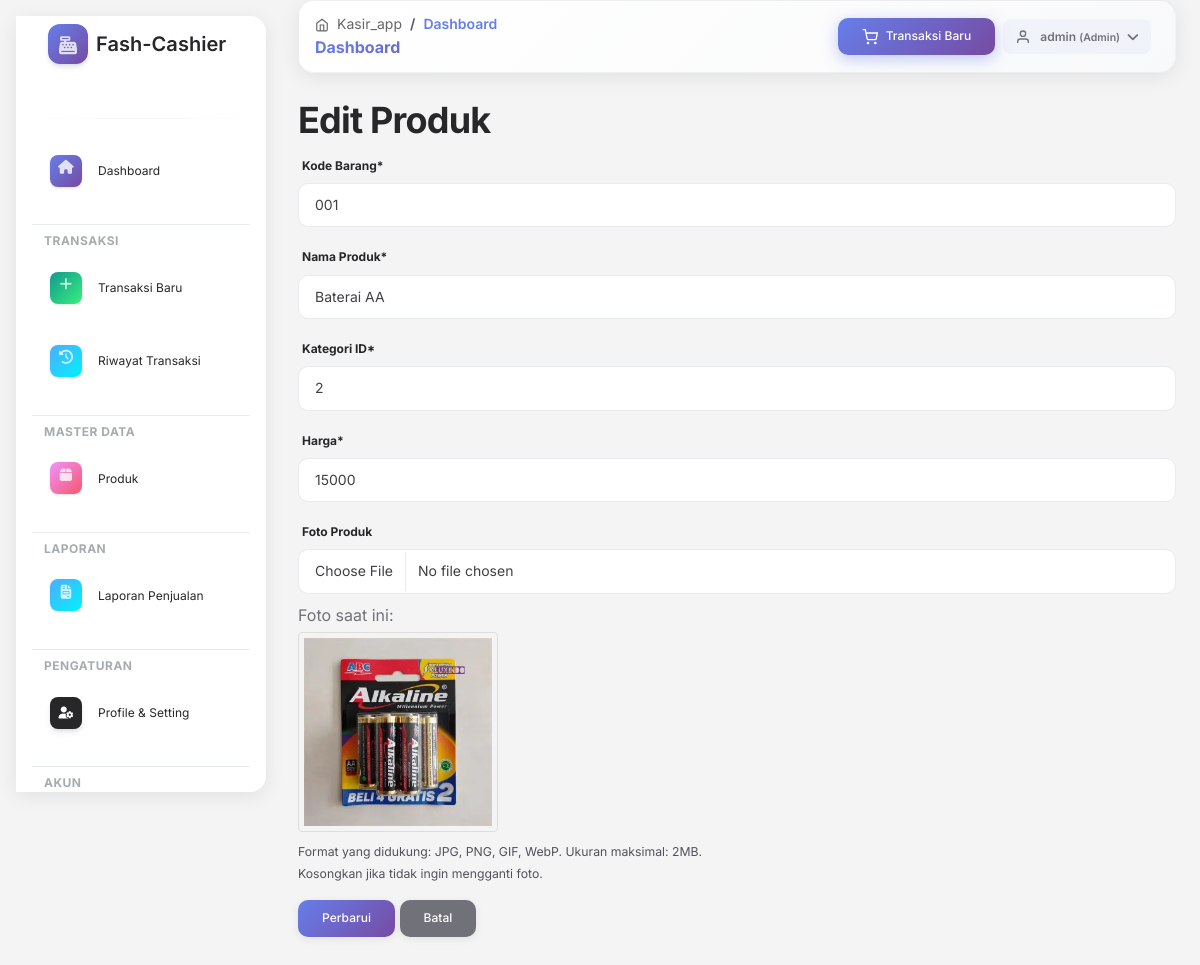
Screenshot of /produk/edit.php?id=16 (signed in) with the database file from the repository.
### tables this page shows
CREATE TABLE `produk` (
  `id` int(11) NOT NULL,
  `kode_barang` varchar(20) NOT NULL,
  `nama_produk` varchar(100) NOT NULL,
  `kategori_id` int(11) NOT NULL,
  `harga` int(11) NOT NULL,
  `foto` varchar(255) DEFAULT NULL
);

### produk/edit.php (the view, shortened to what this page needs)
<?php
require_once '../config/database.php';
$id = (int)($_GET['id'] ?? 0);
$stmt = mysqli_prepare($connection, "SELECT id, kode_barang, nama_produk, kategori_id, harga, foto FROM produk WHERE id = ?");
mysqli_stmt_bind_param($stmt, "i", $id);
mysqli_stmt_execute($stmt);
$produk = mysqli_fetch_assoc(mysqli_stmt_get_result($stmt));
?>
<?php include '../views/'.$THEME.'/header.php'; ?>
<?php include '../views/'.$THEME.'/sidebar.php'; ?>
<?php include '../views/'.$THEME.'/topnav.php'; ?>
<?php include '../views/'.$THEME.'/upper_block.php'; ?>
<h2>Edit Produk</h2>
<form method="POST" enctype="multipart/form-data">
    <div class="mb-3">
        <label class="form-label">Kode Barang*</label>
        <input type="text" name="kode_barang" class="form-control" value="<?= htmlspecialchars($produk['kode_barang']) ?>" required>
    </div>
    <div class="mb-3">
        <label class="form-label">Nama Produk*</label>
        <input type="text" name="nama_produk" class="form-control" value="<?= htmlspecialchars($produk['nama_produk']) ?>" required>
    </div>
    <div class="mb-3">
        <label class="form-label">Kategori ID*</label>
        <input type="number" name="kategori_id" class="form-control" value="<?= (int)$produk['kategori_id'] ?>" required>
    </div>
    <div class="mb-3">
        <label class="form-label">Harga*</label>
        <input type="number" name="harga" class="form-control" value="<?= (int)$produk['harga'] ?>" required>
    </div>
    <div class="mb-3">
        <label class="form-label">Foto Produk</label>
        <input type="file" name="foto" id="fotoInput" class="form-control" accept="image/*" onchange="previewImage(event)">
        <?php if (!empty($produk['foto']) && file_exists(UPLOAD_DIR_PRODUK . $produk['foto'])): ?>
        <div class="mt-2">
            <p class="mb-1">Foto saat ini:</p>
            <img src="<?= UPLOAD_DIR_PRODUK . htmlspecialchars($produk['foto']) ?>"
                 alt="Foto Produk"
                 style="max-width: 300px; max-height: 200px; border: 1px solid #ddd; border-radius: 4px; padding: 5px;">
        </div>
        <?php endif; ?>
        <div class="form-text">
            <small>
                Format yang didukung: JPG, PNG, GIF, WebP. Ukuran maksimal: 2MB.<br>
                Kosongkan jika tidak ingin mengganti foto.
            </small>
        </div>
    </div>
    <button type="submit" class="btn btn-primary">Perbarui</button>
    <a href="index.php" class="btn btn-secondary">Batal</a>
</form>
<?php include '../views/'.$THEME.'/lower_block.php'; ?>
<?php include '../views/'.$THEME.'/footer.php'; ?>

### views/soft-ui/header.php (style rules this page uses)
:root { --primary-gradient: linear-gradient(135deg, #667eea 0%, #764ba2 100%); --success-gradient: linear-gradient(135deg, #11998e 0%, #38ef7d 100%); --info-gradient: linear-gradient(135deg, #4facfe 0%, #00f2fe 100%); --warning-gradient: linear-gradient(135deg, #f093fb 0%, #f5576c 100%); --transition-slow: all 0.4s cubic-bezier(0.4, 0, 0.2, 1); --transition-fast: all 0.2s ease; --shadow-sm: 0 2px 8px rgba(0,0,0,0.08); --shadow-md: 0 4px 16px rgba(0,0,0,0.12); --shadow-lg: 0 8px 32px rgba(0,0,0,0.15); --shadow-xl: 0 20px 40px rgba(0,0,0,0.2); }
body { font-family: 'Inter', -apple-system, BlinkMacSystemFont, 'Segoe UI', Roboto, 'Helvetica Neue', Arial, sans-serif; transition: var(--transition-slow); overflow-x: hidden; background-color: #f8f9fa !important; }
body.g-sidenav-show { animation: fadeIn 0.5s ease-out; }
.btn { border-radius: 10px !important; transition: var(--transition-slow); text-transform: capitalize; font-weight: 500; padding: 0.625rem 1.5rem; box-shadow: var(--shadow-sm); }
.btn-primary { background: var(--primary-gradient) !important; border: none !important; }
.form-control, .form-select { border-radius: 10px !important; border: 1px solid #e9ecef !important; padding: 0.625rem 1rem !important; transition: var(--transition-fast); }
a { transition: var(--transition-fast); text-decoration: none; }

### rows the page displays
produk: kode_barang "001", nama_produk "Baterai AA", kategori_id "2", harga "15000", foto (picture)

### other values shown
$page_title "Dashboard"
$_SESSION['username'] "admin"
$_SESSION['role'] "Admin"
